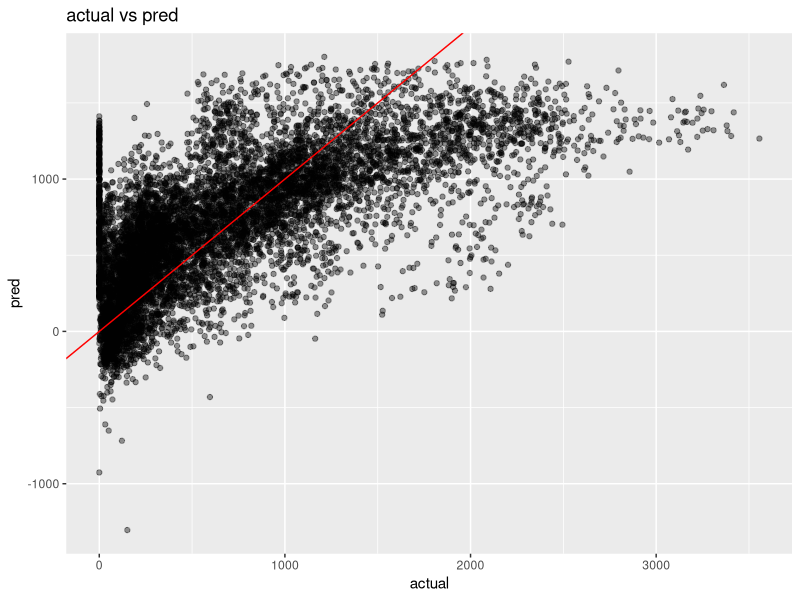
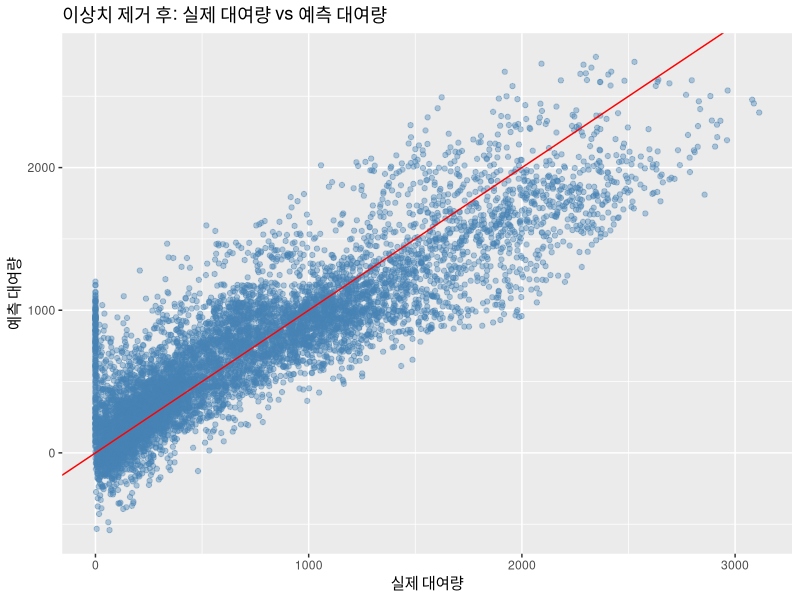

Write R code to recreate these figures, in order.
## 1. 데이터 불러오기 및 특성 파악 (Question 1)
SeoulBike<- read.csv("SeoulBikeData.csv")
str(SeoulBike)
summary(SeoulBike)

## 2. 변수 이름 수정 (Question 2)
names(SeoulBike) <- c(
  "Date",          # 날짜
  "Rented",        # 대여량
  "Hour",          # 시간
  "Temp",          # 온도
  "Humidity",      # 습도
  "WindSp",        # 풍속
  "Visibility",    # 가시거리
  "Dew",           # 이슬점
  "Solar",         # 일사량
  "Rain",          # 강수량
  "Snow",          # 적설량
  "Holiday",       # 공휴일 여부
  "FunctioningDay" # 운영일 여부
)
str(SeoulBike)

## 3. 데이터 타입 변환 (Question 3)
# (1) Date: 문자 -> Date 유형
SeoulBike$Date <- as.Date(SeoulBike$Date, format = "%d/%m/%Y")

# (2) Holiday: "No Holiday"→0, "Holiday"→1
SeoulBike$Holiday <- ifelse(SeoulBike$Holiday == "No Holiday", 0, 1)

# (3) FunctioningDay: "Yes"→1, "No"→0
SeoulBike$FunctioningDay <- ifelse(SeoulBike$FunctioningDay == "Yes", 1, 0)

str(SeoulBike)

## 4. 불필요 변수 선정 (Question 4)
# Dew: 온도(Temp), 습도(Humidity)와 강한 다중공선성(중복 정보) 존재
# FunctioningDay: 값의 분산이 매우 낮아 정보 가치 없음

## 다중공선성 확인하여 근거 제시
library(car)
lm_initial <- lm(Rented ~ Hour + Temp + Humidity + WindSp + Visibility + Dew + Solar + Rain + Snow + Holiday + FunctioningDay, data = SeoulBike)
vif(lm_initial) # Dew 값 매우 높음(VIF > 10 예상), FunctioningDay 분산 낮음(거의 1)

## 5. 불필요 변수 제거 (Question 5)
Bike2 <- subset(SeoulBike, select = -c(Dew, FunctioningDay))
str(Bike2)

## 6. 연구 가설 세우기 (Question 6)
# Temp (+): 온도 상승 → 대여량 증가
# Humidity (-): 습도 상승 → 대여량 감소
# WindSp (-): 풍속 증가 → 대여량 감소
# Visibility (+): 가시거리 증가 → 대여량 증가
# Solar (+): 일사량 증가 → 대여량 증가
# Rain (-): 비 증가 → 대여량 감소
# Snow (-): 눈 증가 → 대여량 감소
# Hour: 출퇴근 시간대(7-9시, 17-19시) → 대여량 증가
# Holiday (+): 공휴일 → 대여량 증가 예상

## 7. 다중선형회귀모델 적합 (Question 7)
lm_model <- lm(
  Rented ~ Hour + Temp + Humidity + WindSp + Visibility + Solar + Rain + Snow + Holiday,
  data = Bike2
)
summary(lm_model)

## 8. 다중공선성 재확인 (Question 8)
vif_values <- vif(lm_model)
print(vif_values)

## 9. 모델 성능 확인 및 시각화 (Question 9)
# (1) RMSE 계산
Bike2$pred <- predict(lm_model, Bike2)
rmse <- sqrt(mean((Bike2$Rented - Bike2$pred)^2))
cat("RMSE:", round(rmse, 2), "\n")

# (2) 결정계수(R²), 조정된 R² 계산
r2 <- summary(lm_model)$r.squared
adj_r2 <- summary(lm_model)$adj.r.squared
cat("R2:", round(r2, 4), "\n")
cat("Adjusted R2:", round(adj_r2, 4), "\n")

# (3) ggplot2로 실제 vs 예측값 산점도
library(ggplot2)
ggplot(Bike2, aes(x = Rented, y = pred)) +
  geom_point(alpha = 0.4) +
  geom_abline(slope = 1, intercept = 0, color = "red") +
  labs(
    title = "actual vs pred",
    x = "actual",
    y = "pred"
  )
## 10. 중간평가 및 해석 (수정 버전)

# (1) 변수별 해석
# - Temp(양의 관계): 온도가 올라가면 대여량 증가
# - Rain(음의 관계): 비가 오면 대여량 감소
# - Humidity(음의 관계): 습도가 높으면 대여량 감소
# - Hour: 출퇴근 시간대에 대여량 증가
# - Holiday(양의 관계): 공휴일 대여량 증가

# (2) 모델 전체 평가
# - Adjusted R²는 약 0.47 수준으로, 전체 변동의 절반 미만만 설명
# - 이는 계절성, 요일, 비선형 패턴 등이 포함되지 않아 생긴 한계임
# - RMSE는 약 450~470 수준으로, 다소 높은 편

# (3) 결론 및 추가 분석 제안
# 계절성(요일, 월 등 날짜 변수)을 추가하면 성능이 더 개선될 수 있음.
# 다항항(Temp^2 등), 교호작용(Temp*Hour 등)을 추가하면 추가 성능 향상 가능.
# 잔차분석을 통한 정규성, 등분산성 진단이 권장됨.

## 11. 성능 향상 모델 구축 (Question 11 – 개선 모델)
# Question 11 (업데이트 버전)

# 0. 파생 변수 생성
Bike2$HourF <- as.factor(Bike2$Hour)
Bike2$Weekday <- weekdays(Bike2$Date)
Bike2$WeekdayF <- as.factor(Bike2$Weekday)
Bike2$Month <- as.numeric(format(Bike2$Date, "%m"))
Bike2$Season <- ifelse(Bike2$Month %in% c(3,4,5), "spring",
                       ifelse(Bike2$Month %in% c(6,7,8), "summer",
                              ifelse(Bike2$Month %in% c(9,10,11), "fall", "winter")))
Bike2$SeasonF <- as.factor(Bike2$Season)

# 1. 상호작용 포함 모델 학습
lm_interaction_model <- lm(
  Rented ~ Temp + I(Temp^2) +
    Humidity + I(Humidity^2) +
    Rain + Holiday +
    HourF + Temp:HourF +
    SeasonF + WeekdayF +
    Rain:HourF + Holiday:WeekdayF + Humidity:SeasonF,
  data = Bike2
)

# 2. 성능 평가 (전체 데이터 기준)
Bike2$pred_interaction <- predict(lm_interaction_model, Bike2)
rmse_interaction <- sqrt(mean((Bike2$Rented - Bike2$pred_interaction)^2))
r2_interaction <- summary(lm_interaction_model)$r.squared
adj_r2_interaction <- summary(lm_interaction_model)$adj.r.squared

cat("[전체 데이터] RMSE:", round(rmse_interaction, 2), "\n")
cat("[전체 데이터] R2:", round(r2_interaction, 4), "\n")
cat("[전체 데이터] Adjusted R2:", round(adj_r2_interaction, 4), "\n")

# 3. 이상치 제거 (Cook’s Distance 기반)
cooks_d <- cooks.distance(lm_interaction_model)
threshold <- 4 / nrow(Bike2)
Bike2_clean <- Bike2[cooks_d < threshold, ]

cat("제거된 이상치 수:", nrow(Bike2) - nrow(Bike2_clean), "\n")

# 4. 이상치 제거 후 동일 모델 재학습
lm_interaction_clean <- lm(
  Rented ~ Temp + I(Temp^2) +
    Humidity + I(Humidity^2) +
    Rain + Holiday +
    HourF + Temp:HourF +
    SeasonF + WeekdayF +
    Rain:HourF + Holiday:WeekdayF + Humidity:SeasonF,
  data = Bike2_clean
)

# 5. 성능 재평가 (이상치 제거 후)
Bike2_clean$pred_clean <- predict(lm_interaction_clean, Bike2_clean)
rmse_clean <- sqrt(mean((Bike2_clean$Rented - Bike2_clean$pred_clean)^2))
r2_clean <- summary(lm_interaction_clean)$r.squared
adj_r2_clean <- summary(lm_interaction_clean)$adj.r.squared

cat("[이상치 제거] RMSE:", round(rmse_clean, 2), "\n")
cat("[이상치 제거] R2:", round(r2_clean, 4), "\n")
cat("[이상치 제거] Adjusted R2:", round(adj_r2_clean, 4), "\n")

# 6. 시각화
library(ggplot2)
ggplot(Bike2_clean, aes(x = Rented, y = pred_clean)) +
  geom_point(alpha = 0.4, color = "steelblue") +
  geom_abline(slope = 1, intercept = 0, color = "red") +
  labs(
    title = "이상치 제거 후: 실제 대여량 vs 예측 대여량",
    x = "실제 대여량",
    y = "예측 대여량"
  )
